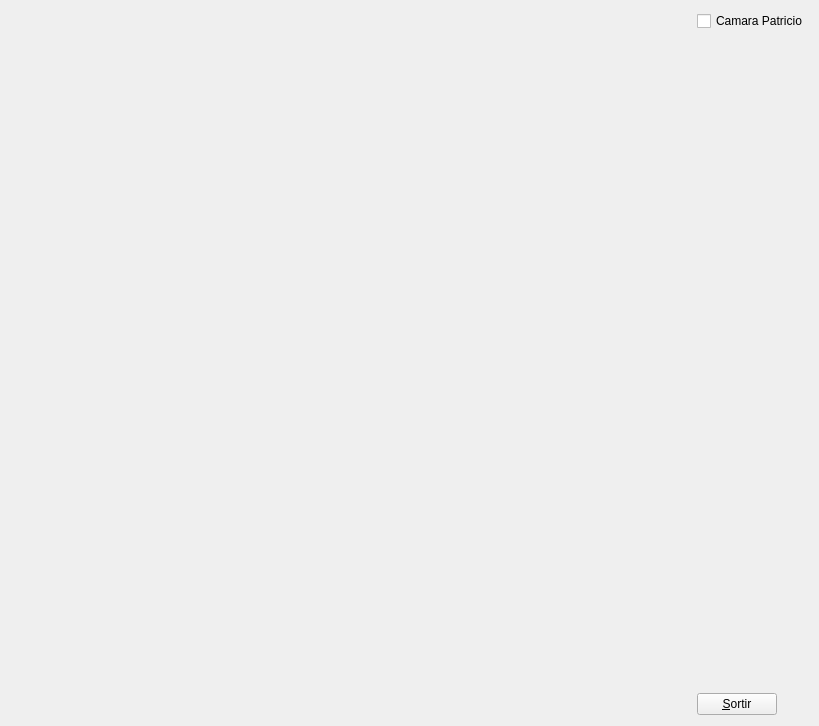
<?xml version="1.0" encoding="UTF-8"?>
<ui version="4.0">
 <class>MyForm</class>
 <widget class="QWidget" name="MyForm">
  <property name="geometry">
   <rect>
    <x>0</x>
    <y>0</y>
    <width>819</width>
    <height>726</height>
   </rect>
  </property>
  <property name="windowTitle">
   <string>Form</string>
  </property>
  <layout class="QHBoxLayout" name="horizontalLayout">
   <item>
    <widget class="MyGLWidget" name="widget" native="true">
     <property name="sizePolicy">
      <sizepolicy hsizetype="Expanding" vsizetype="Expanding">
       <horstretch>0</horstretch>
       <verstretch>0</verstretch>
      </sizepolicy>
     </property>
    </widget>
   </item>
   <item>
    <layout class="QVBoxLayout" name="verticalLayout">
     <item>
      <widget class="QCheckBox" name="checkBox">
       <property name="text">
        <string>Camara Patricio</string>
       </property>
      </widget>
     </item>
     <item>
      <spacer name="verticalSpacer">
       <property name="orientation">
        <enum>Qt::Vertical</enum>
       </property>
       <property name="sizeHint" stdset="0">
        <size>
         <width>20</width>
         <height>40</height>
        </size>
       </property>
      </spacer>
     </item>
     <item>
      <widget class="QPushButton" name="pushButton">
       <property name="sizePolicy">
        <sizepolicy hsizetype="Fixed" vsizetype="Fixed">
         <horstretch>0</horstretch>
         <verstretch>0</verstretch>
        </sizepolicy>
       </property>
       <property name="text">
        <string>&amp;Sortir</string>
       </property>
      </widget>
     </item>
    </layout>
   </item>
  </layout>
 </widget>
 <customwidgets>
  <customwidget>
   <class>MyGLWidget</class>
   <extends>QWidget</extends>
   <header>MyGLWidget.h</header>
   <container>1</container>
   <slots>
    <signal>sigCam()</signal>
    <slot>checkCam()</slot>
   </slots>
  </customwidget>
 </customwidgets>
 <resources/>
 <connections>
  <connection>
   <sender>pushButton</sender>
   <signal>clicked()</signal>
   <receiver>MyForm</receiver>
   <slot>close()</slot>
   <hints>
    <hint type="sourcelabel">
     <x>765</x>
     <y>715</y>
    </hint>
    <hint type="destinationlabel">
     <x>839</x>
     <y>529</y>
    </hint>
   </hints>
  </connection>
  <connection>
   <sender>checkBox</sender>
   <signal>clicked()</signal>
   <receiver>widget</receiver>
   <slot>checkCam()</slot>
   <hints>
    <hint type="sourcelabel">
     <x>761</x>
     <y>23</y>
    </hint>
    <hint type="destinationlabel">
     <x>621</x>
     <y>148</y>
    </hint>
   </hints>
  </connection>
  <connection>
   <sender>widget</sender>
   <signal>sigCam()</signal>
   <receiver>checkBox</receiver>
   <slot>toggle()</slot>
   <hints>
    <hint type="sourcelabel">
     <x>627</x>
     <y>242</y>
    </hint>
    <hint type="destinationlabel">
     <x>793</x>
     <y>22</y>
    </hint>
   </hints>
  </connection>
 </connections>
</ui>
